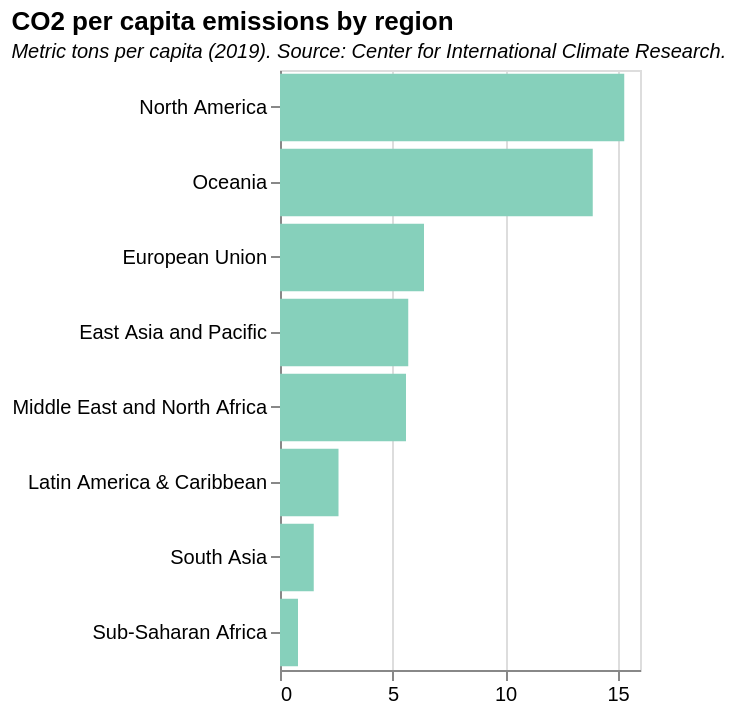

Write the Vega-Lite specification saved for this chart.
### Vega-Lite specification from a JSON file in a GitHub repository (floating-point values rounded to 4 significant figures)
{"$schema": "https://vega.github.io/schema/vega-lite/v5.json", "description": "Emissions per capita", "title": {"text": "CO2 per capita emissions by region", "subtitle": "Metric tons per capita (2019). Source: Center for International Climate Research.", "subtitleFontStyle": "italic", "subtitleFontSize": 10, "anchor": "start", "color": "black"}, "data": {"values": [{"Region": "European Union", "Value": "6.4"}, {"Region": "North America", "Value": "15.3"}, {"Region": "Latin America & Caribbean", "Value": "2.6"}, {"Region": "Middle East and North Africa", "Value": "5.6"}, {"Region": "Sub-Saharan Africa", "Value": "0.8"}, {"Region": "East Asia and Pacific", "Value": "5.7"}, {"Region": "South Asia", "Value": "1.5"}, {"Region": "Oceania", "Value": "13.9"}]}, "mark": {"type": "bar", "color": "#86d0bb", "strokeWidth": 2, "opacity": 1}, "height": 300, "width": 180, "encoding": {"y": {"field": "Region", "type": "ordinal", "sort": "-x", "title": null}, "x": {"field": "Value", "type": "quantitative", "title": null, "scale": {"domain": [0, 16]}}, "tooltip": [{"field": "Region", "type": "nominal", "title": "Region"}, {"field": "Value", "type": "quantitative", "title": "C02 emissions (metric tons per capita)"}]}}
